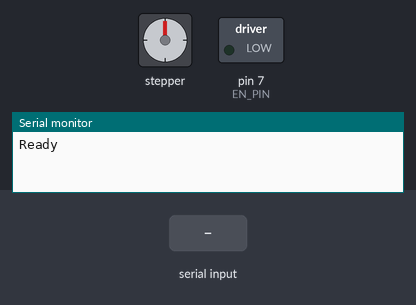
Bench run of a sketch on a simulated Arduino Uno, built with avr-gcc and run on an emulated ATmega328P. Parts: stepper motor, switched loads named in the sketch (green lamp = pin HIGH), the last lines printed to the serial monitor. The inputs (shaded band) are chosen by the test bench. Stepper angles assume 200 steps per turn.

Above: at 1.2 s.
1.3 s: "M90\n" received over Serial
At 3.2 s:
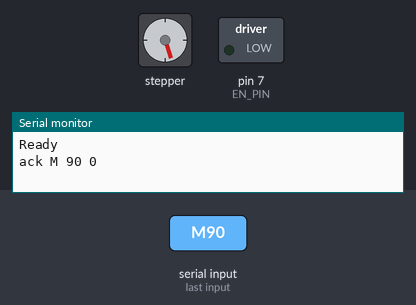
3.6 s: "M 45\n" received over Serial
At 5.3 s:
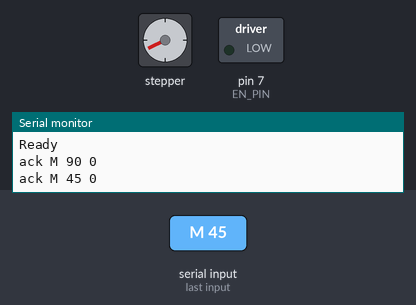
5.6 s: "M90\n" received over Serial
At 7.4 s:
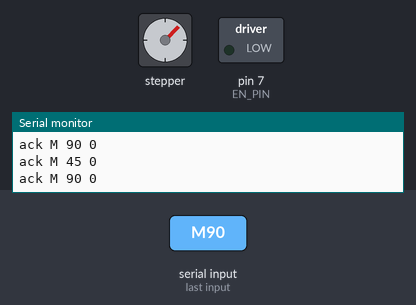
7.7 s: "M 45\n" received over Serial
At 8.7 s:
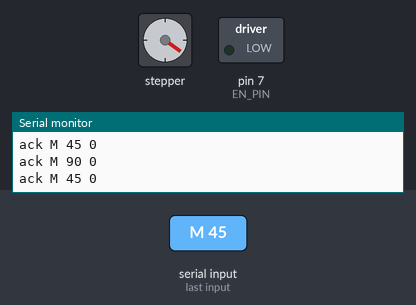
Timing chart, 0 to 10.7 s (numbered marks = the images above; inputs shaded):
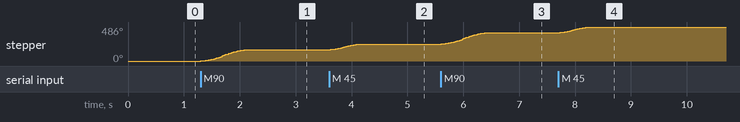

Measured:
- after the input at 1.3 s, stepper: turns 162° clockwise in 0.83 s, starting at once
- after the input at 3.6 s, stepper: turns 81° clockwise in 0.59 s, starting at once
- after the input at 5.6 s, stepper: turns 162° clockwise in 0.83 s, starting at once
- after the input at 7.7 s, stepper: turns 81° clockwise in 0.59 s, starting at once

The sketch:

IsolatedYoloTest.ino
```cpp
/*
  IsolatedYoloTest.ino
  ────────────────────
  Standalone Arduino-side firmware for the surf-tracker test rig (no Heltec,
  no LoRa, no GPS). Receives "M <base_steps> <hinge_steps>\n" commands over
  USB serial from the Mac and drives three DRV8825-driven steppers:
    - base   (pan)
    - hingeR (tilt, mirrored with hingeL)
    - hingeL (tilt, mirrored with hingeR — moves opposite to hingeR)

  Pairs with:
    Code/Pi Scripts/isolated_yolo_test.py

  Serial protocol (one command per line, '\n' terminator, 115200 baud):
    M <base_steps> <hinge_steps>
       Relative move. +base_steps pans clockwise (viewed from above).
       +hinge_steps drives hingeR by +N and hingeL by -N (mirrored tilt).
       Either value may be 0 to move only one axis. Backwards-compatible:
       "M <base_steps>" alone is accepted with hinge implicitly 0.

    S  Print one-line status: "pos base=... hingeR=... hingeL=..."

  Hardware:
    Arduino Uno / Nano / Mega (anything with HardwareSerial)
    3 × DRV8825 stepper drivers
    3 × NEMA17 steppers, 200 steps/rev
    1/16 microstepping on DRV8825: M2 = HIGH, M0 = M1 = LOW (or left floating)
    DRV8825 VMOT: 12-24V external supply
    DRV8825 logic GND  ⇒  ARDUINO GND  (required common reference)
    DRV8825 RESET, SLEEP  ⇒  tie HIGH (to 5V) — otherwise driver is disabled

  Pin wiring (edit if your board uses different pins):
    Base   STEP / DIR   →  D5  / D6
    HingeR STEP / DIR   →  D8  / D9
    HingeL STEP / DIR   →  D10 / D11
    Shared ENABLE       →  D7   (LOW = motors energised)

  Required library:
    AccelStepper
    Install via Arduino IDE: Tools → Manage Libraries → search "AccelStepper"
*/

#include <AccelStepper.h>

// ── Pin assignments ────────────────────────────────────────────────────────
const int BASE_STEP = 5;
const int BASE_DIR  = 6;
const int EN_PIN    = 7;          // Shared ENABLE for all three drivers.

const int HR_STEP   = 8;
const int HR_DIR    = 9;

const int HL_STEP   = 10;
const int HL_DIR    = 11;

// ── Motion config (keep in sync with isolated_yolo_test.py) ────────────────
// Base is light and unloaded; hinges lift the camera weight against gravity
// so they get a lower speed/accel to keep torque headroom and avoid stalling.
const float BASE_MAX_SPEED  = 1600.0;   // steps/sec
const float BASE_ACCEL      = 400.0;    // steps/sec^2
const float HINGE_MAX_SPEED = 800.0;    // steps/sec
const float HINGE_ACCEL     = 600.0;    // steps/sec^2

AccelStepper base(AccelStepper::DRIVER, BASE_STEP, BASE_DIR);
AccelStepper hr  (AccelStepper::DRIVER, HR_STEP,   HR_DIR);
AccelStepper hl  (AccelStepper::DRIVER, HL_STEP,   HL_DIR);

void setup() {
  Serial.begin(115200);

  pinMode(EN_PIN, OUTPUT);
  digitalWrite(EN_PIN, LOW);      // LOW = enabled on DRV8825/A4988

  base.setMaxSpeed(BASE_MAX_SPEED);
  base.setAcceleration(BASE_ACCEL);
  hr.setMaxSpeed(HINGE_MAX_SPEED);
  hr.setAcceleration(HINGE_ACCEL);
  hl.setMaxSpeed(HINGE_MAX_SPEED);
  hl.setAcceleration(HINGE_ACCEL);

  Serial.println("Ready");
}

void loop() {
  // Service all three steppers every loop — AccelStepper.run() is non-blocking
  // and only emits a STEP pulse when one is due.
  base.run();
  hr.run();
  hl.run();

  if (Serial.available()) {
    String line = Serial.readStringUntil('\n');
    line.trim();
    if (line.length() == 0) return;

    char cmd = line.charAt(0);

    if (cmd == 'M') {
      // Strip "M " then split on whitespace into base + (optional) hinge.
      String args = line.substring(1);
      args.trim();

      long baseSteps  = 0;
      long hingeSteps = 0;

      int sep = args.indexOf(' ');
      if (sep == -1) {
        baseSteps = args.toInt();
        hingeSteps = 0;             // backwards-compat: only base provided
      } else {
        baseSteps  = args.substring(0, sep).toInt();
        hingeSteps = args.substring(sep + 1).toInt();
      }

      base.move(baseSteps);
      hr.move( hingeSteps);
      hl.move(-hingeSteps);         // mirrored — opposite direction to hingeR

      Serial.print("ack M ");
      Serial.print(baseSteps);
      Serial.print(' ');
      Serial.println(hingeSteps);

    } else if (cmd == 'S') {
      Serial.print("pos base=");   Serial.print(base.currentPosition());
      Serial.print(" hingeR=");    Serial.print(hr.currentPosition());
      Serial.print(" hingeL=");    Serial.println(hl.currentPosition());

    } else {
      Serial.print("err unknown: ");
      Serial.println(line);
    }
  }
}
```
